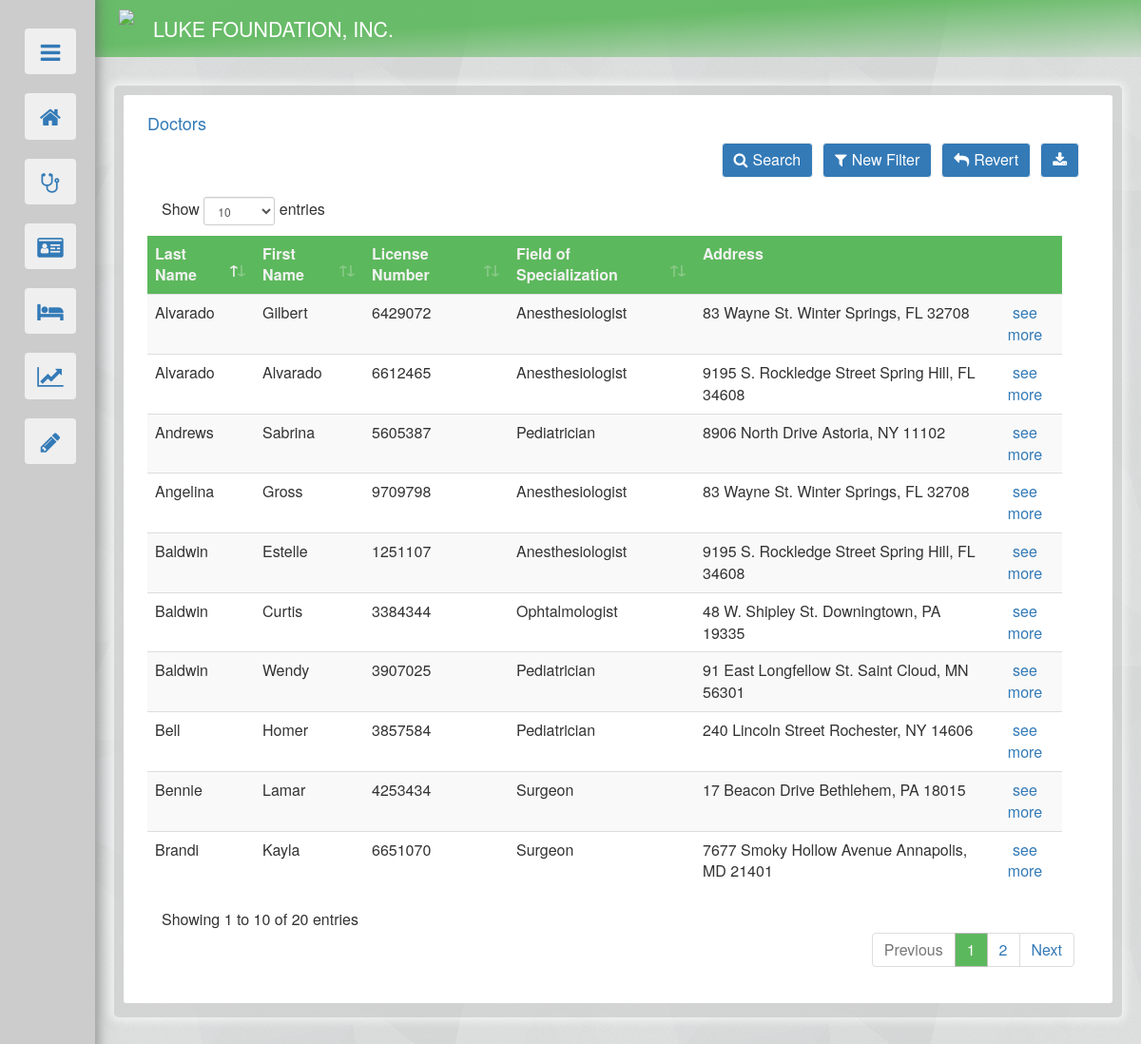
Page /doctors_prop.php on the committed database.
### tables this page shows
create table DOCTOR(
	DOC_LICENSE_NUM  CHAR(7) NOT NULL UNIQUE,
	LAST_NAME VARCHAR(20) NOT NULL,
	FIRST_NAME VARCHAR(20)  NOT NULL,
	ADDRESS VARCHAR(50),
	SPECIALIZATION VARCHAR(25),
	VISIBLE CHAR(1),
	PRIMARY KEY (DOC_LICENSE_NUM)
);

### doctors_prop.php (the view, shortened to what this page needs)
<!DOCTYPE html>
<html>
	<head>
		<link href="references/bootstrap.min.css" rel="stylesheet"/>
		<link rel="stylesheet" href="references/font-awesome.min.css">
		<link rel="stylesheet" type="text/css" href="theme2.css">
		<link rel="stylesheet" href="references/dataTables.bootstrap4.min.css"/>
	</head>
	<body style="justify-content: center;">
		<?php include("nav.php"); ?>
		<div id="body">
			<div class="container-fluid" id="outer">
				<?php
					include("dbconnect.php");
					$FN_MAX = 15;
					$LN_MAX = 20;
					$LIC_LENG = 7;
					$ADDR_MAX = 50;
				?>
				<div class="container-fluid" id="basic" >
					<div id="inner" >
						<div class="container-fluid" >
							<h4 style="color:#337ab7;">Doctors</h4>
						</div>
						<div class="container-fluid" >
							<div>
								<div class="container-fluid">
									<ul class="list-group">
										<?php
											$DEFAULT = 0;
											if (isset($_GET["currentpage"])) {
												$current_p  = $_GET["currentpage"];
											} else {
												$current_p=1;
											};
											$limit = 20;
											$begin = ($current_p-1)*$limit;
											$D_query = "SELECT * FROM DOCTOR order by LAST_NAME asc limit $begin, ".$limit;
											$output = $mydatabase->query($D_query);
											if($DEFAULT==0){
												include('doctors_filter.php');
												if ($output->num_rows > 0) {
													echo'
													<table id="docdat" class="table table-striped row">
														<thead>
															<tr id="tophead">
																<td>Last Name</td>
																<td>First Name</td>
																<td>License Number</td>
																<td>Field of Specialization</td>
																<td>Address</td>
																<td></td>
															</tr>
														</thead>';
															while ($row=$output->fetch_assoc()) {
																echo "<tr>
																	<td>".$row['LAST_NAME']."</td>
																	<td>".$row['FIRST_NAME']."</td>
																	<td>".$row['DOC_LICENSE_NUM']."</td>
																	<td>".$row['SPECIALIZATION']."</td>
																	<td>".$row['ADDRESS']."</td>
																	<td style='text-align:center'><a href=".'doctors.php'.'?profilepage='.$row["DOC_LICENSE_NUM"].">see more</a></td>
																</tr>";
															}
													echo '</table>';
												} else { echo "No Records."; }
											}else if ($DEFAULT==1) {
												$output1 = $mydatabase->prepare("SELECT * FROM DOCTOR where DOC_LICENSE_NUM = '$profile_p' ");
												$output1->execute();
												$line = $output1->get_result();
												$dataline = $line->fetch_assoc();
												$D_LN = $dataline["LAST_NAME"];
												$D_FN = $dataline["FIRST_NAME"];
												$D_DLN = $dataline["DOC_LICENSE_NUM"];
												$D_A = $dataline["ADDRESS"];
												$D_SP = $dataline["SPECIALIZATION"];
												$SPEC_choice = array('Select specialization', 'Pediatrician','Ophthalmologist','Anesthesiologist','Surgeon','Internist');
												echo '<div>
														<div class="container-fluid">
															<h3>Dr. '.$D_FN.' '.$D_LN.'</h3>
															<div class="panel panel-default" style="padding-bottom:10px;">
																<div class="panel-heading" id="tophead1">Doctor Information</div>
																<div class="panel-body row" style="margin:0px; padding:5px 10px;">
																	<div class="col-md-3" style="font-weight:bold;">License Number</div>
																	<div class="col-md-9">'.$D_DLN.'</div>
																</div>
																<div class="panel-body row" style="margin:0px; padding:5px 10px;">
																	<div class="col-md-3" style="font-weight:bold;">Address</div>
																	<div class="col-md-9">'.$D_A.'</div>
																</div>
																<div class="panel-body row" style="margin:0px; padding:5px 10px;">
																	<div class="col-md-3" style="font-weight:bold;">Specialization</div>
																	<div class="col-md-9">'.$D_SP.'</div>
																</div>
															</div>
														</div>
													</div>';
												include("confirm.php");
												echo '<div id="link_buttons">
														<button class="btn btn-default" id="del_button" value="doctors" data-toggle="modal" data-target="#confirm_this" style="margin-left:15px;"> <span class="fa fa-trash" style="font-size:15px;"></span> Delete </button>
														<button type="button" class="btn btn-default" data-toggle="modal" data-target="#EditBox" style="margin-left:10px;"><span class="fa fa-edit" style="font-size:15px;"></span> Edit</button>
														<div style="text-align:right;"><a role="button" class="btn" id="go" style="margin-right:15px;" href="doctors.php">Back</a></div>
													</div>';
												echo '<div class="modal fade" id="EditBox" role="dialog" style="top:50px;">
														<div class="modal-dialog modal-lg">';
												echo 		'<div class="modal-content">
																<div class="modal-header">
																	<button type="button" class="close" data-dismiss="modal">&times;</button>
																	<h4 class="modal-title">Edit Record</h4>
																</div>
																<div class="modal-body">';
												echo 				'<div class="container-fluid">
																		<form method="post" id="updating" action="#" >
																			<div class="container-fluid" style="margin-bottom: 10px;">
																				<label for="F_NAME" style="width: 175px; float: left; ">First Name </label>
																				<input type="text" class="form-control" id="F_NAME" maxlength="'.$FN_MAX.'" name="F_NAME" value="'.$D_FN.'" style="width: 150px; float: left;" required >
																			</div>
																			<div class="container-fluid" style="margin-bottom: 10px;">
																				<label for="L_NAME" style="width: 175px; float: left; ">Last Name </label>
																				<input type="text" class="form-control" id="L_NAME" maxlength="'.$LN_MAX.'" name="L_NAME" value="'.$D_LN.'" style="width: 150px; float: left;" required >
																			</div>
																			<div class="container-fluid" style="margin-bottom: 10px;">
																				<label for="LICENSE_NUM" style="width: 175px; float: left; ">License No. </label>
																				<input pattern="\d{7}" title="License Number ranges from 0000000-9999999." type="text" class="form-control" id="LICENSE_NUM" maxlength="'.$LIC_LENG.'" name="LICENSE_NUM" value="'.$D_DLN.'" style="width: 90px; float: left;" required >
																			</div>
																			<div class="container-fluid" style="margin-bottom: 10px;">
																				<label for="ADDRESS" style="width: 175px; float: left; ">Address </label>
																				<input type="text" class="form-control" id="ADDRESS" maxlength="'.$ADDR_MAX.'" name="ADDRESS" value="'.$D_A.'" style="max-width: 450px; float: left;">
																			</div>
																				<div class="container-fluid" style="margin-bottom: 10px;">
																					<label for="SPECIALIZATION" style="width: 175px; float: left; ">Specialization</label>
																					<select class="form-control" id="SPECIALIZATION" name="SPECIALIZATION" style="max-width: 250px; float: left;">';
																					for ($spec=0; $spec < sizeof($SPEC_choice); $spec++) {
																						if($spec==0){
																							echo '<option value = "">-Select specialization-</option>';
																						}else{
																							if($D_SP==$SPEC_choice[$spec]){
																								echo '<option value = "'.$SPEC_choice[$spec].'" selected>'.$SPEC_choice[$spec].'</option>';
																							}else{
																								echo '<option value = "'.$SPEC_choice[$spec].'">'.$SPEC_choice[$spec].'</option>';
																							}
																						}
																					}
																					echo '</select>
																			</div>
																				<div class="text-center" style="margin-top: 20px;">
																				<button type="submit" onclick="update()" class="btn btn-default" value="'.$D_DLN.'" name="doctors_update">Update</button>
																			</div>
																		</form>
																	</div>';
												echo 			'</div>
																<div class="modal-footer">
																	<button type="button" class="btn btn-default" data-dismiss="modal" >Cancel</button>
																	</div>
																</div>';
												echo 			'<script>
																	function update() {
																		var license = document.getElementById("LICENSE_NUM").value;
																		document.getElementById("updating").action = "doctors.php?profilepage="+license;
																	}
																</script>
															</div>
														</div>';
											}else if($DEFAULT==2){
												$del = "DELETE FROM DOCTOR WHERE DOC_LICENSE_NUM = '$delete_p' ";
												if ($mydatabase->query($del) === TRUE) {
													echo "Record deleted.";
													echo '<div class="row" style="text-align:right;"><a role="btn" class="btn" id="go"  href="'.'doctors.php'.'">Back</a></div>';
												} else {
													echo "Error deleting record: " . $mydatabase->error;
												}
											}
										?>
									</ul>
								</div>
							</div>
						</div>
					</div>
				</div>
			</div>
		</div>
	</body>
</html>

### theme2.css (style rules this page uses)
#body { padding: 20px; margin-left: 100px; }
body { background-image: url("/images/bg2.png"); background-color: #d9d9d9; padding-bottom: 30px; }
#outer { background-color: rgba(204, 204, 204, 0.5); margin: auto; padding: 10px 10px 15px 10px; border-radius: 5px; min-width: 900px; box-shadow: 0px 0px 10px 4px rgba(255,255,255, 0.6); }
div, li, td { font-size: 12pt; overflow-wrap: break-word; page-break-inside: avoid; }
#tophead { background-color: #5cb85c; border-radius: 5px; color: #f2f2f2; border: 0px; font-weight: bold; }
#basic { background-color: #ffffff; padding: 0px; margin: 0px; border-radius: 3px; }
#inner { padding: 10px; }

### rows in the picture
doctor: LAST_NAME "Alvarado", FIRST_NAME "Gilbert", DOC_LICENSE_NUM "6429072", SPECIALIZATION "Anesthesiologist", ADDRESS "83 Wayne St. Winter Springs, FL 32708"
doctor: LAST_NAME "Alvarado", FIRST_NAME "Alvarado", DOC_LICENSE_NUM "6612465", SPECIALIZATION "Anesthesiologist", ADDRESS "9195 S. Rockledge Street Spring Hill, FL 34608"
doctor: LAST_NAME "Andrews", FIRST_NAME "Sabrina", DOC_LICENSE_NUM "5605387", SPECIALIZATION "Pediatrician", ADDRESS "8906 North Drive Astoria, NY 11102"
doctor: LAST_NAME "Angelina", FIRST_NAME "Gross", DOC_LICENSE_NUM "9709798", SPECIALIZATION "Anesthesiologist", ADDRESS "83 Wayne St. Winter Springs, FL 32708"
doctor: LAST_NAME "Baldwin", FIRST_NAME "Estelle", DOC_LICENSE_NUM "1251107", SPECIALIZATION "Anesthesiologist", ADDRESS "9195 S. Rockledge Street Spring Hill, FL 34608"
doctor: LAST_NAME "Baldwin", FIRST_NAME "Curtis", DOC_LICENSE_NUM "3384344", SPECIALIZATION "Ophtalmologist", ADDRESS "48 W. Shipley St. Downingtown, PA 19335"
doctor: LAST_NAME "Baldwin", FIRST_NAME "Wendy", DOC_LICENSE_NUM "3907025", SPECIALIZATION "Pediatrician", ADDRESS "91 East Longfellow St. Saint Cloud, MN 56301"
doctor: LAST_NAME "Bell", FIRST_NAME "Homer", DOC_LICENSE_NUM "3857584", SPECIALIZATION "Pediatrician", ADDRESS "240 Lincoln Street Rochester, NY 14606"
doctor: LAST_NAME "Bennie", FIRST_NAME "Lamar", DOC_LICENSE_NUM "4253434", SPECIALIZATION "Surgeon", ADDRESS "17 Beacon Drive Bethlehem, PA 18015"
doctor: LAST_NAME "Brandi", FIRST_NAME "Kayla", DOC_LICENSE_NUM "6651070", SPECIALIZATION "Surgeon", ADDRESS "7677 Smoky Hollow Avenue Annapolis, MD 21401"
